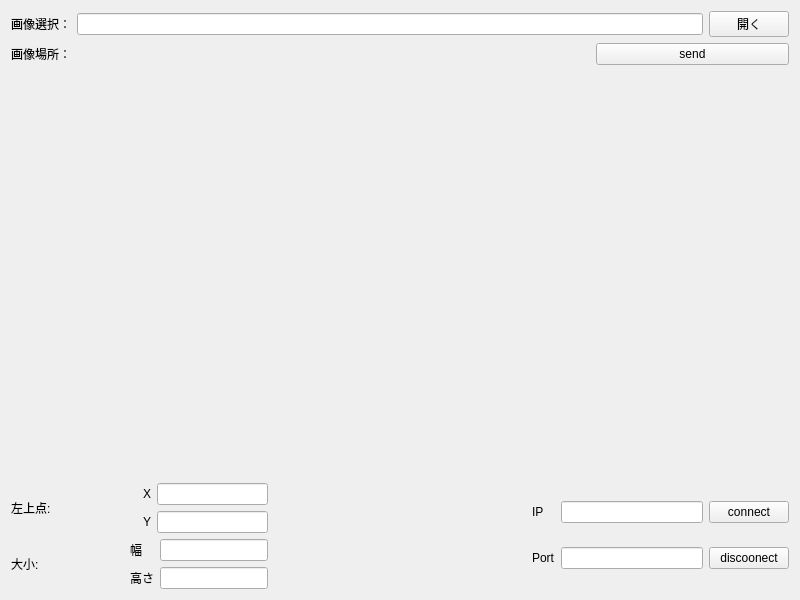
<?xml version="1.0" encoding="UTF-8"?>
<ui version="4.0">
 <class>Widget</class>
 <widget class="QWidget" name="Widget">
  <property name="geometry">
   <rect>
    <x>0</x>
    <y>0</y>
    <width>800</width>
    <height>600</height>
   </rect>
  </property>
  <property name="windowTitle">
   <string>Widget</string>
  </property>
  <layout class="QVBoxLayout" name="verticalLayout_3">
   <item>
    <layout class="QVBoxLayout" name="verticalLayout_2">
     <item>
      <layout class="QHBoxLayout" name="horizontalLayout">
       <item>
        <widget class="QLabel" name="label_2">
         <property name="text">
          <string>画像選択：</string>
         </property>
         <property name="scaledContents">
          <bool>false</bool>
         </property>
        </widget>
       </item>
       <item>
        <widget class="QLineEdit" name="lineEdit_path"/>
       </item>
       <item>
        <widget class="QPushButton" name="pathBut">
         <property name="text">
          <string>開く</string>
         </property>
        </widget>
       </item>
      </layout>
     </item>
     <item>
      <layout class="QHBoxLayout" name="horizontalLayout_2">
       <item>
        <widget class="QLabel" name="label">
         <property name="text">
          <string>画像場所：</string>
         </property>
        </widget>
       </item>
       <item>
        <widget class="QLabel" name="label_path">
         <property name="minimumSize">
          <size>
           <width>380</width>
           <height>0</height>
          </size>
         </property>
         <property name="text">
          <string/>
         </property>
        </widget>
       </item>
       <item>
        <widget class="QPushButton" name="sendBut">
         <property name="text">
          <string>send</string>
         </property>
        </widget>
       </item>
      </layout>
     </item>
     <item>
      <spacer name="verticalSpacer">
       <property name="orientation">
        <enum>Qt::Vertical</enum>
       </property>
       <property name="sizeHint" stdset="0">
        <size>
         <width>20</width>
         <height>40</height>
        </size>
       </property>
      </spacer>
     </item>
     <item>
      <layout class="QGridLayout" name="label_layout"/>
     </item>
     <item>
      <spacer name="verticalSpacer_2">
       <property name="orientation">
        <enum>Qt::Vertical</enum>
       </property>
       <property name="sizeHint" stdset="0">
        <size>
         <width>20</width>
         <height>40</height>
        </size>
       </property>
      </spacer>
     </item>
     <item>
      <layout class="QHBoxLayout" name="horizontalLayout_5">
       <item>
        <layout class="QVBoxLayout" name="verticalLayout">
         <item>
          <layout class="QHBoxLayout" name="horizontalLayout_3">
           <item>
            <widget class="QLabel" name="label_4">
             <property name="enabled">
              <bool>true</bool>
             </property>
             <property name="sizePolicy">
              <sizepolicy hsizetype="Expanding" vsizetype="Preferred">
               <horstretch>0</horstretch>
               <verstretch>0</verstretch>
              </sizepolicy>
             </property>
             <property name="text">
              <string>左上点:</string>
             </property>
            </widget>
           </item>
           <item>
            <layout class="QGridLayout" name="gridLayout">
             <item row="0" column="0">
              <widget class="QLabel" name="label_5">
               <property name="text">
                <string>X</string>
               </property>
              </widget>
             </item>
             <item row="0" column="1">
              <widget class="QLineEdit" name="lineEdit_start_x"/>
             </item>
             <item row="1" column="0">
              <widget class="QLabel" name="label_6">
               <property name="text">
                <string>Y</string>
               </property>
              </widget>
             </item>
             <item row="1" column="1">
              <widget class="QLineEdit" name="lineEdit_start_y"/>
             </item>
            </layout>
           </item>
          </layout>
         </item>
         <item>
          <layout class="QHBoxLayout" name="horizontalLayout_4">
           <item>
            <widget class="QLabel" name="label_7">
             <property name="sizePolicy">
              <sizepolicy hsizetype="Expanding" vsizetype="Preferred">
               <horstretch>0</horstretch>
               <verstretch>0</verstretch>
              </sizepolicy>
             </property>
             <property name="text">
              <string>大小:</string>
             </property>
            </widget>
           </item>
           <item>
            <layout class="QGridLayout" name="gridLayout_2">
             <item row="0" column="0">
              <widget class="QLabel" name="label_8">
               <property name="text">
                <string>幅</string>
               </property>
              </widget>
             </item>
             <item row="0" column="1">
              <widget class="QLineEdit" name="lineEdit_size_w"/>
             </item>
             <item row="1" column="0">
              <widget class="QLabel" name="label_9">
               <property name="text">
                <string>高さ</string>
               </property>
              </widget>
             </item>
             <item row="1" column="1">
              <widget class="QLineEdit" name="lineEdit_size_h"/>
             </item>
            </layout>
           </item>
          </layout>
         </item>
        </layout>
       </item>
       <item>
        <spacer name="horizontalSpacer">
         <property name="orientation">
          <enum>Qt::Horizontal</enum>
         </property>
         <property name="sizeHint" stdset="0">
          <size>
           <width>40</width>
           <height>20</height>
          </size>
         </property>
        </spacer>
       </item>
       <item>
        <layout class="QGridLayout" name="gridLayout_3">
         <item row="1" column="0">
          <widget class="QLabel" name="label_port">
           <property name="text">
            <string>Port</string>
           </property>
          </widget>
         </item>
         <item row="1" column="1">
          <widget class="QLineEdit" name="lineEdit_port"/>
         </item>
         <item row="0" column="2">
          <widget class="QPushButton" name="connectBut">
           <property name="text">
            <string>connect</string>
           </property>
          </widget>
         </item>
         <item row="1" column="2">
          <widget class="QPushButton" name="discoonectBut">
           <property name="text">
            <string>discoonect</string>
           </property>
          </widget>
         </item>
         <item row="0" column="0">
          <widget class="QLabel" name="label_IP">
           <property name="text">
            <string>IP</string>
           </property>
          </widget>
         </item>
         <item row="0" column="1">
          <widget class="QLineEdit" name="lineEdit_IP"/>
         </item>
        </layout>
       </item>
      </layout>
     </item>
    </layout>
   </item>
  </layout>
 </widget>
 <resources/>
 <connections>
  <connection>
   <sender>discoonectBut</sender>
   <signal>clicked()</signal>
   <receiver>Widget</receiver>
   <slot>close()</slot>
   <hints>
    <hint type="sourcelabel">
     <x>746</x>
     <y>525</y>
    </hint>
    <hint type="destinationlabel">
     <x>399</x>
     <y>299</y>
    </hint>
   </hints>
  </connection>
 </connections>
</ui>
